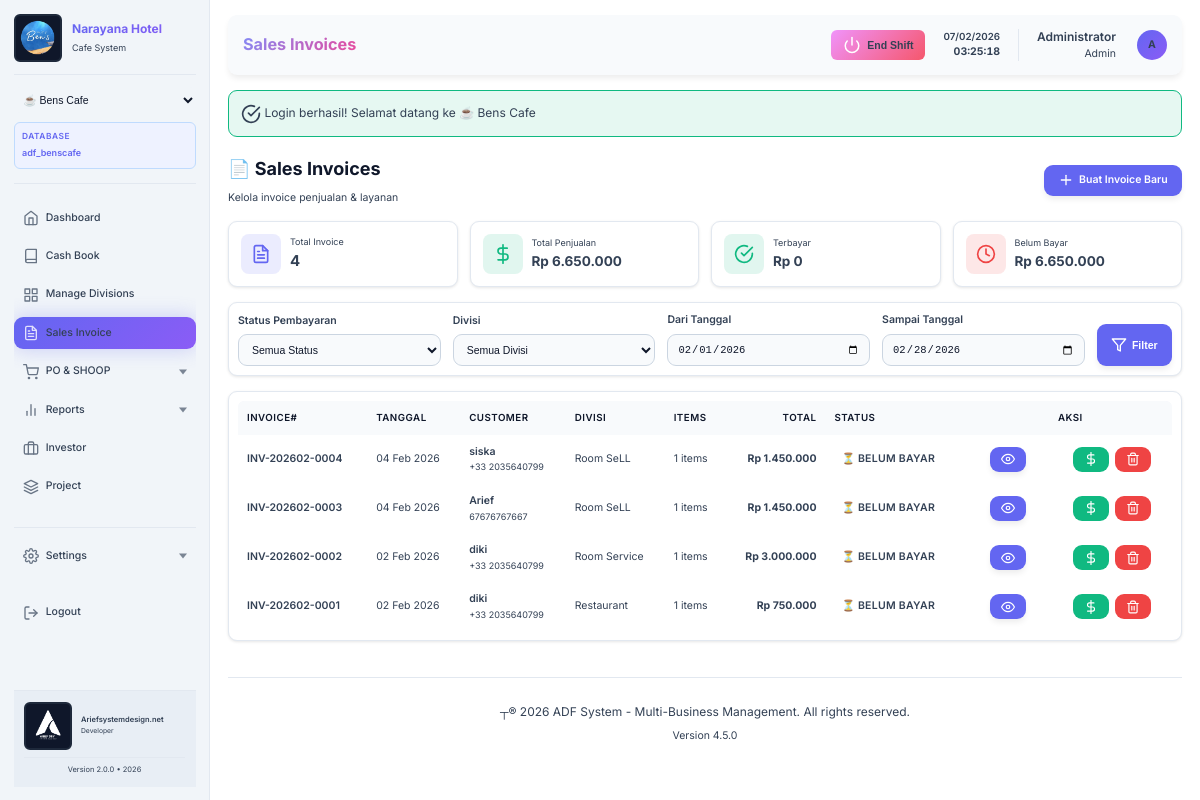
/adf_system/modules/sales/index.php (signed in), run on the app's committed database.
### tables this page shows
CREATE TABLE `settings` (
  `id` int(11) NOT NULL AUTO_INCREMENT,
  `setting_key` varchar(100) NOT NULL,
  `setting_value` longtext DEFAULT NULL,
  `setting_type` varchar(50) DEFAULT 'string',
  `description` text DEFAULT NULL,
  `created_at` timestamp NOT NULL DEFAULT current_timestamp(),
  `updated_at` timestamp NOT NULL DEFAULT current_timestamp() ON UPDATE current_timestamp(),
  PRIMARY KEY (`id`),
  UNIQUE KEY `setting_key` (`setting_key`),
  KEY `idx_key` (`setting_key`)
);

CREATE TABLE `sales_invoices_header` (
  `id` int(11) NOT NULL AUTO_INCREMENT,
  `invoice_number` varchar(50) NOT NULL,
  `invoice_date` date NOT NULL,
  `customer_name` varchar(255) NOT NULL,
  `customer_phone` varchar(50) DEFAULT NULL,
  `customer_email` varchar(255) DEFAULT NULL,
  `customer_address` text DEFAULT NULL,
  `division_id` int(11) NOT NULL,
  `payment_method` enum('cash','debit','transfer','qr','other') DEFAULT 'cash',
  `payment_status` enum('unpaid','paid','partial') DEFAULT 'unpaid',
  `subtotal` decimal(15,2) NOT NULL DEFAULT 0.00,
  `discount_amount` decimal(15,2) DEFAULT 0.00,
  `tax_amount` decimal(15,2) DEFAULT 0.00,
  `total_amount` decimal(15,2) NOT NULL DEFAULT 0.00,
  `paid_amount` decimal(15,2) DEFAULT 0.00,
  `notes` text DEFAULT NULL,
  `created_by` int(11) NOT NULL,
  `created_at` timestamp NOT NULL DEFAULT current_timestamp(),
  `updated_at` timestamp NOT NULL DEFAULT current_timestamp() ON UPDATE current_timestamp(),
  `cash_book_id` int(11) DEFAULT NULL COMMENT 'Reference to cash_book entry',
  PRIMARY KEY (`id`),
  UNIQUE KEY `invoice_number` (`invoice_number`),
  KEY `division_id` (`division_id`),
  KEY `created_by` (`created_by`),
  KEY `invoice_date` (`invoice_date`),
  KEY `payment_status` (`payment_status`),
  KEY `cash_book_id` (`cash_book_id`)
);

CREATE TABLE `divisions` (
  `id` int(11) NOT NULL AUTO_INCREMENT,
  `branch_id` varchar(50) NOT NULL DEFAULT 'narayana-hotel',
  `division_code` varchar(20) NOT NULL,
  `division_name` varchar(100) NOT NULL,
  `description` text DEFAULT NULL,
  `division_type` enum('income','expense','both') DEFAULT 'both',
  `is_active` tinyint(1) DEFAULT 1,
  `created_at` timestamp NOT NULL DEFAULT current_timestamp(),
  `updated_at` timestamp NOT NULL DEFAULT current_timestamp() ON UPDATE current_timestamp(),
  PRIMARY KEY (`id`),
  UNIQUE KEY `division_code` (`division_code`),
  KEY `idx_code` (`division_code`),
  KEY `idx_type` (`division_type`),
  KEY `idx_active` (`is_active`)
);

### adf_system/modules/sales/index.php (the view, shortened to what the rows shown need)
<?php
require_once '../../config/database.php';
$db = Database::getInstance();
$pageTitle = 'Sales Invoices';
$date_from = isset($_GET['date_from']) ? $_GET['date_from'] : date('Y-m-01');
$date_to = isset($_GET['date_to']) ? $_GET['date_to'] : date('Y-m-t');
$where = ["si.invoice_date BETWEEN :date_from AND :date_to"];
$params = ['date_from' => $date_from, 'date_to' => $date_to];
$whereClause = implode(' AND ', $where);
$invoices = $db->fetchAll("
    SELECT
        si.*,
        d.division_name,
        u.full_name as created_by_name,
        COUNT(sid.id) as items_count
    FROM sales_invoices_header si
    LEFT JOIN divisions d ON si.division_id = d.id
    LEFT JOIN users u ON si.created_by = u.id
    LEFT JOIN sales_invoices_detail sid ON si.id = sid.invoice_header_id
    WHERE $whereClause
    GROUP BY si.id
    ORDER BY si.invoice_date DESC, si.created_at DESC
    LIMIT 100
", $params);
include '../../includes/header.php';
?>
<div style="margin-bottom: 1.25rem;">
    <div style="display: flex; justify-content: space-between; align-items: center;">
        <div>
            <h2 style="font-size: 1.5rem; font-weight: 700; color: var(--text-primary); margin-bottom: 0.5rem;">
                📄 Sales Invoices
            </h2>
        </div>
    </div>
</div>
<div class="card">
    <div class="table-responsive">
        <table class="table">
            <thead>
                <tr>
                    <th>Invoice#</th>
                    <th>Tanggal</th>
                    <th>Customer</th>
                    <th>Divisi</th>
                    <th>Items</th>
                    <th class="text-right">Total</th>
                    <th>Status</th>
                    <th class="text-center">Aksi</th>
                </tr>
            </thead>
            <tbody>
                <?php if (empty($invoices)): ?>
                    <tr>
                        <td colspan="8" style="text-align: center; padding: 3rem; color: var(--text-muted);">
                            <i data-feather="inbox" style="width: 48px; height: 48px; opacity: 0.3; margin-bottom: 1rem;"></i>
                            <p>Tidak ada invoice</p>
                        </td>
                    </tr>
                <?php else: ?>
                    <?php foreach ($invoices as $invoice): ?>
                        <tr>
                            <td style="font-weight: 600; color: var(--primary-color);">
                                <?php echo $invoice['invoice_number']; ?>
                            </td>
                            <td><?php echo date('d M Y', strtotime($invoice['invoice_date'])); ?></td>
                            <td>
                                <div style="font-weight: 600;"><?php echo $invoice['customer_name']; ?></div>
                                <?php if ($invoice['customer_phone']): ?>
                                    <div style="font-size: 0.75rem; color: var(--text-muted);"><?php echo $invoice['customer_phone']; ?></div>
                                <?php endif; ?>
                            </td>
                            <td><?php echo $invoice['division_name']; ?></td>
                            <td><?php echo $invoice['items_count']; ?> items</td>
                            <td class="text-right" style="font-weight: 700; color: var(--text-primary);">
                                Rp <?php echo number_format($invoice['total_amount'], 0, ',', '.'); ?>
                            </td>
                            <td>
                                <?php
                                $status_colors = [
                                    'paid' => 'success',
                                    'partial' => 'warning',
                                    'unpaid' => 'danger'
                                ];
                                $status_labels = [
                                    'paid' => '✓ Lunas',
                                    'partial' => '⏱ Sebagian',
                                    'unpaid' => '⏳ Belum Bayar'
                                ];
                                $badge_color = $status_colors[$invoice['payment_status']] ?? 'secondary';
                                $badge_label = $status_labels[$invoice['payment_status']] ?? ucfirst($invoice['payment_status']);
                                ?>
                                <span class="badge badge-<?php echo $badge_color; ?>" style="font-size: 0.875rem;">
                                    <?php echo $badge_label; ?>
                                </span>
                            </td>
                            <td class="text-center">
                                <div style="display: flex; gap: 0.5rem; justify-content: center;">
                                    <a href="view-invoice.php?id=<?php echo $invoice['id']; ?>" class="btn btn-sm btn-primary" title="View & Print">
                                        <i data-feather="eye" style="width: 14px; height: 14px;"></i>
                                    </a>
                                    <a href="view-invoice.php?id=<?php echo $invoice['id']; ?>&print=1" target="_blank" class="btn btn-sm btn-info" title="Print">
                                        <i data-feather="printer" style="width: 14px; height: 14px;"></i>
                                    </a>
                                    <?php if ($invoice['payment_status'] !== 'paid'): ?>
                                        <button type="button" class="btn btn-sm btn-success" title="Bayar Invoice"
                                                onclick="openPaymentDialog(<?php echo $invoice['id']; ?>, '<?php echo $invoice['invoice_number']; ?>', <?php echo $invoice['total_amount']; ?>, '<?php echo $invoice['customer_name']; ?>')">
                                            <i data-feather="dollar-sign" style="width: 14px; height: 14px;"></i>
                                        </button>
                                    <?php endif; ?>
                                    <button type="button" class="btn btn-sm btn-danger" title="Hapus Invoice"
                                            onclick="deleteInvoice(<?php echo $invoice['id']; ?>, '<?php echo $invoice['invoice_number']; ?>')">
                                        <i data-feather="trash-2" style="width: 14px; height: 14px;"></i>
                                    </button>
                                </div>
                            </td>
                        </tr>
                    <?php endforeach; ?>
                <?php endif; ?>
            </tbody>
        </table>
    </div>
</div>
<?php include '../../includes/footer.php'; ?>

### adf_system/includes/header.php (shortened to what the rows shown need)
<!DOCTYPE html>
<html lang="<?php echo $_SESSION['user_language'] ?? 'id'; ?>">
<head>
    <link rel="stylesheet" href="<?php echo BASE_URL; ?>/assets/css/style.css?v=<?php echo time(); ?>">
</head>
<?php
$userTheme = 'dark';
if (isset($_SESSION['user_id'])) {
    try {
        require_once __DIR__ . '/../config/database.php';
        $db = Database::getInstance();
        $themeResult = $db->fetchOne(
            "SELECT theme FROM user_preferences WHERE user_id = ? AND branch_id = ? LIMIT 1",
            [$_SESSION['user_id'], ACTIVE_BUSINESS_ID]
        );
        if ($themeResult && !empty($themeResult['theme'])) {
            $userTheme = $themeResult['theme'];
        } else {
            $fallbackTheme = $db->fetchOne(
                "SELECT theme FROM user_preferences WHERE user_id = ? LIMIT 1",
                [$_SESSION['user_id']]
            );
            if ($fallbackTheme && !empty($fallbackTheme['theme'])) {
                $userTheme = $fallbackTheme['theme'];
            }
        }
    } catch (Exception $e) {
        $userTheme = 'dark';
        $themeError = $e->getMessage();
    }
}
?>
<body data-theme="<?php echo htmlspecialchars($userTheme); ?>" data-business="<?php echo ACTIVE_BUSINESS_ID; ?>" data-business-type="<?php echo BUSINESS_TYPE; ?>">
    <div class="main-wrapper">
        <aside class="sidebar">
            <div class="sidebar-header">
                <?php
                $companyNameSetting = $db->fetchOne("SELECT setting_value FROM settings WHERE setting_key = 'company_name'");
                $displayCompanyName = ($companyNameSetting && $companyNameSetting['setting_value'])
                    ? $companyNameSetting['setting_value']
                    : BUSINESS_NAME;
                ?>
                <div style="display: flex; align-items: center; gap: 0.875rem;">
                    <div style="flex: 1;">
                        <h1 class="logo" style="margin: 0; font-size: 1rem;"><?php echo htmlspecialchars($displayCompanyName); ?></h1>
                        <p style="color: var(--text-muted); font-size: 0.75rem; margin: 0; margin-top: 0.25rem;"><?php echo ucfirst(BUSINESS_TYPE); ?> System</p>
                    </div>
                </div>
                        <?php
                        require_once __DIR__ . '/../config/database.php';
                        ?>
            </div>
        </aside>
        <main class="main-content">
            <div class="top-bar">
                <div>
                    <h1 class="page-title"><?php echo $pageTitle ?? 'Dashboard'; ?></h1>
                </div>
            </div>
            <div class="page-content">

### adf_system/includes/footer.php (shortened to what the rows shown need)
           </div>
           <?php
           $footerCopyrightSetting = $db->fetchOne("SELECT setting_value FROM settings WHERE setting_key = 'footer_copyright'");
           $footerCopyright = $footerCopyrightSetting['setting_value'] ?? ('© ' . APP_YEAR . ' ' . APP_NAME . '. All rights reserved.');
           $footerVersionSetting = $db->fetchOne("SELECT setting_value FROM settings WHERE setting_key = 'footer_version'");
           $footerVersion = $footerVersionSetting['setting_value'] ?? ('Version ' . APP_VERSION);
           ?>
           <footer style="margin-top: 3rem; padding: 2rem 0; border-top: 1px solid var(--bg-tertiary); text-align: center; color: var(--text-muted);">
               <p><?php echo htmlspecialchars($footerCopyright); ?></p>
               <p style="font-size: 0.875rem; margin-top: 0.5rem;"><?php echo htmlspecialchars($footerVersion); ?></p>
           </footer>
       </main>
   </div>
</body>
</html>

### data on the page
settings: setting_value "Narayana Hotel"
sales_invoices_header: invoice_number "INV-202602-0004", invoice_date "04 Feb 2026", customer_name "siska", customer_phone "+33 2035640799", division.division_name "Room SeLL", items_count "1", total_amount "1.450.000", payment_status "⏳ BELUM BAYAR"
sales_invoices_header: invoice_number "INV-202602-0003", invoice_date "04 Feb 2026", customer_name "Arief", customer_phone "67676767667", division.division_name "Room SeLL", items_count "1", total_amount "1.450.000", payment_status "⏳ BELUM BAYAR"
sales_invoices_header: invoice_number "INV-202602-0002", invoice_date "02 Feb 2026", customer_name "diki", customer_phone "+33 2035640799", division.division_name "Room Service", items_count "1", total_amount "3.000.000", payment_status "⏳ BELUM BAYAR"
sales_invoices_header: invoice_number "INV-202602-0001", invoice_date "02 Feb 2026", customer_name "diki", customer_phone "+33 2035640799", division.division_name "Restaurant", items_count "1", total_amount "750.000", payment_status "⏳ BELUM BAYAR"
settings: setting_value "┬® 2026 ADF System - Multi-Business Management. All rights reserved."
settings: setting_value "Version 4.5.0"

### other printed values
BUSINESS_TYPE "Cafe"
$currentDb "adf_benscafe"
__('dashboard.title') "Dashboard"
__('cashbook.title') "Cash Book"
__('settings.divisions') "Manage Divisions"
__('settings.title') "Settings"
DEVELOPER_NAME "Ariefsystemdesign.net"
APP_VERSION "2.0.0"
APP_YEAR "2026"
$pageTitle "Sales Invoices"
$_SESSION['full_name'] "Administrator"
$_SESSION['role'] "Admin"
substr($_SESSION['full_name'] ?? 'U', 0, 1) "A"
$success "Login berhasil! Selamat datang ke ☕ Bens Cafe"
$stats['total_invoices'] "4"
